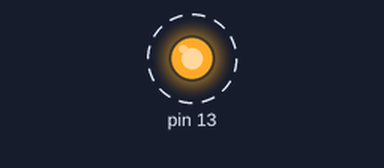
This sketch was run on a simulated Arduino Uno, built with avr-gcc and run on an emulated ATmega328P. Parts: output pins drawn as LEDs (lit = HIGH). Dashed ring = blinking.

Above: at 0.05 s.
Timing chart, 0 to 3.0 s (numbered marks = the images above):
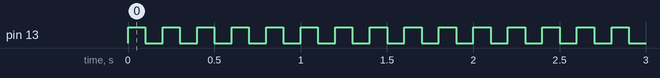

Measured:
- by itself, pin 13: alternates HIGH for 0.10 s and LOW for 0.10 s

The sketch:

watchdog_v0.1.ino.ino
```cpp
#include <avr/wdt.h>
void setup()
{
   pinMode(13,OUTPUT);
   wdt_enable(WDTO_2S); //开启看门狗，并设置溢出时间为两秒
}

void loop()
{
   for(int i = 0;i < 10;i++)
   {
   digitalWrite(13,HIGH);
   delay(100);
   digitalWrite(13,LOW);
   delay(100);
   }

   wdt_reset(); //喂狗操作，使看门狗定时器复位
}
/*
  void setup()
{
  Serial.begin(9600);
  Serial.println("ok");//程序启动时准备就绪
}

void(* resetFunc) (void) = 0; //制造重启命令

void loop()
{
  //制造一个陷阱，让程序算好自己跳进去
  for(int i = 0;i <= 100;i++)
  {
    if(i == 100) //达到条件，中计了，嘿嘿~！
    {
      Serial.println("raset");//反馈信息给串口监视器准备重启
      delay(1000);    //延迟时间
      resetFunc();      //重启程序开始
    }
    delay(20);//延时for函数计算时间
  }
}
 * /
 */
```
